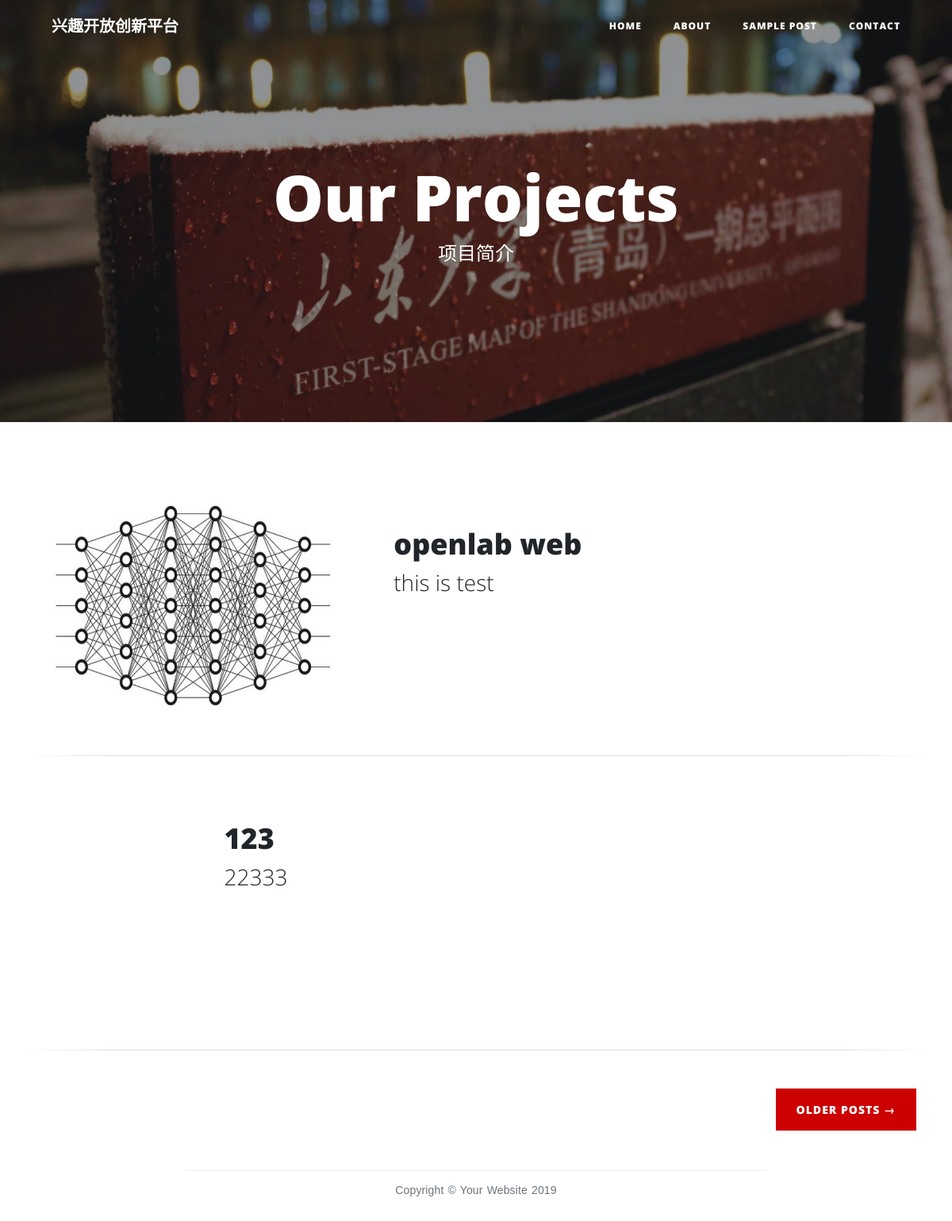
/projects/, run on the app's committed database.
### blog/models.py (models this page shows, shortened)
class Project(models.Model):
    name = models.ForeignKey(ProjectName, on_delete=models.CASCADE)
    body = models.TextField(blank=True)
    excerpt = models.CharField(max_length=200, blank=True)
    img = models.ImageField(upload_to='img/Project', blank=True)

class ProjectName(models.Model):
    name = models.CharField(max_length=100)
    def __str__(self):
        return self.name

### blog/views.py (the view)
# urls.py: url(r'^projects/', views.ProjectsView.as_view(), name='projects'),
class ProjectsView(ListView):
    model = Project
    template_name = 'blog/projects.html'
    context_object_name = 'project_list'

### templates/blog/projects.html (shortened to what this page needs)
{% load staticfiles %}
{% load blog_tags %}
<!DOCTYPE html>
<html lang="en">
<head>
    <link href="{% static 'css/bootstraps.min.css'%}" rel="stylesheet">
    <link rel="stylesheet" href="{% static 'blog/css/custom.css' %}">
    <link href="{% static 'css/all.min.css'%}" rel="stylesheet" type="text/css">
    <link href="{% static 'css/clean-blog.css'%}" rel="stylesheet">
</head>
<body>
    <nav class="navbar navbar-expand-lg navbar-light fixed-top" id="mainNav">
        <div class="container">
            <a class="navbar-brand" href="index.html">兴趣开放创新平台</a>
            <div class="collapse navbar-collapse" id="navbarResponsive">
                <ul class="navbar-nav ml-auto">
                    <li class="nav-item">
                        <a class="nav-link" href="/">Home</a>
                    </li>
                    <li class="nav-item">
                        <a class="nav-link" href="about.html">About</a>
                    </li>
                    <li class="nav-item">
                        <a class="nav-link" href="post.html">Sample Post</a>
                    </li>
                    <li class="nav-item">
                        <a class="nav-link" href="contact.html">Contact</a>
                    </li>
                </ul>
            </div>
        </div>
    </nav>
    <header class="masthead" style="background-image: url('/static/images/demo/mainpage.jpg')">
        <div class="overlay"></div>
        <div class="container">
            <div class="row">
                <div class="col-lg-8 col-md-10 mx-auto">
                    <div class="site-heading">
                        {%block header%}
                        <h1>Our Projects</h1>
                        <span class="subheading">项目简介</span>
                        {%endblock header%}
                    </div>
                </div>
            </div>
        </div>
    </header>
    {% block main %}
    <div class="container">
        <div class="row">
            {%block content%}
            {%for post in project_list %}
            {%if post.img.url in post.img.url%}
            <div class="col-lg-4 col-md-5 mx-auto mt-5">
                <a href="{{ post.get_absolute_url }}">
                    <div class="media">
                        <img class="mr-3 align-self-center" src="{{post.img.url}}" alt="{{post.number}}" style="height: 259px;width: 388px;">
                    </div>
                </a>
            </div>
            {%endif%}
            <div class="col-lg-7 col-md-10 mx-auto">
                <div class="post-preview">
                    <a href="{{ post.get_absolute_url }}">
                        <h5 class="post-title">
                            {{ post.name }}
                        </h5>
                        <h3 class="post-subtitle">
                            {{ post.excerpt }}
                        </h3>
                    </a>
                </div>
            </div>
            <hr>
            {%endfor%}
            {%endblock content%}
        </div>
        <div class="clearfix">
            <a class="btn btn-primary float-right mt-5" href="#">Older Posts &rarr;</a>
        </div>
    </div>
    {% endblock main %}
    <footer>
        <div class="container">
            <div class="row">
                <div class="col-lg-8 col-md-10 mx-auto">
                    <p class="copyright text-muted">Copyright &copy; Your Website 2019</p>
                </div>
            </div>
        </div>
    </footer>
</body>
</html>

### static/blog/css/custom.css (style rules this page uses)
* { outline: none; }
h1, h2, h3, h4, h5, h6 { margin-top: 0; }
a { color: #333; }
body { font-family: 'Lato', sans-serif; color: #444; }
p { font-family: 'Ubuntu', sans-serif; font-weight: 400; letter-spacing: .01em; word-spacing: 1px; }
img { max-width: 100%; }
.copyright { margin: 0; padding-top: 1em; text-align: center; color: #666; border-top: 1px solid #EEE; }
.overlay { position: fixed; top: 0; left: 0; width: 100%; height: 100%; background: #FFF; }

### static/css/clean-blog.css (style rules this page uses)
body { font-size: 20px; color: #212529; font-family: 'Lora', 'Times New Roman', serif; }
p { line-height: 1.5; margin: 30px 0; }
h1, h2, h3, h4, h5, h6 { font-weight: 800; font-family: 'Open Sans', 'Helvetica Neue', Helvetica, Arial, sans-serif; }
a { color: #212529; -webkit-transition: all 0.2s; transition: all 0.2s; }
#mainNav { position: absolute; border-bottom: 1px solid #e9ecef; background-color: white; font-family: 'Open Sans', 'Helvetica Neue', Helvetica, Arial, sans-serif; }
#mainNav .navbar-brand { font-weight: 800; color: #343a40; }
#mainNav .navbar-nav > li.nav-item > a { font-size: 12px; font-weight: 800; letter-spacing: 1px; text-transform: uppercase; }
@media only screen and (min-width: 992px) { #mainNav { border-bottom: 1px solid transparent; background: transparent; } }
@media only screen and (min-width: 992px) { #mainNav .navbar-brand { padding: 10px 20px; color: #fff; } }
@media only screen and (min-width: 992px) { #mainNav .navbar-nav > li.nav-item > a { padding: 10px 20px; color: #fff; } }
@media only screen and (min-width: 992px) { #mainNav { -webkit-transition: background-color 0.2s; transition: background-color 0.2s; -webkit-transform: translate3d(0, 0, 0); transform: translate3d(0, 0, 0); -webkit-backface-visibility: hidden; } }
header.masthead { margin-bottom: 50px; background: no-repeat center center; background-color: #868e96; background-attachment: scroll; position: relative; background-size: cover; }
header.masthead .overlay { position: absolute; top: 0; left: 0; height: 100%; width: 100%; background-color: #212529; opacity: 0.5; }
header.masthead .page-heading, header.masthead .post-heading, header.masthead .site-heading { padding: 200px 0 150px; color: white; }
@media only screen and (min-width: 768px) { header.masthead .page-heading, header.masthead .post-heading, header.masthead .site-heading { padding: 200px 0; } }
header.masthead .page-heading, header.masthead .site-heading { text-align: center; }
header.masthead .page-heading h1, header.masthead .site-heading h1 { font-size: 50px; margin-top: 0; }
header.masthead .page-heading .subheading, header.masthead .site-heading .subheading { font-size: 24px; font-weight: 300; line-height: 1.1; display: block; margin: 10px 0 0; font-family: 'Open Sans', 'Helvetica Neue', Helvetica, Arial, sans-serif; }
@media only screen and (min-width: 768px) { header.masthead .page-heading h1, header.masthead .site-heading h1 { font-size: 80px; } }
hr { clear: both; float: right; width: 100%; height: 1px; line-height: 1px; font-size: 0; border: none 0; margin: 1.4em 1.4em; border: none; background: #ddd; background-image: -webkit-gradient(linear,left bottom,right bottom,color-stop(0, rgb(255,255,255)), color-stop(0.1, rgb(221,221,221)),color-stop(0.9, rgb(221,221,221)),color-stop(1, rgb(255,255,255))); background-image: -webkit-linear-gradient(left center,rgb(255,255,255) 0%,rgb(221,221,221) 10%,rgb(221,221,221) 90%,rgb(255,255,255) 100%); background-image: -moz-linear-gradient(left center,rgb(255,255,255) 0%,rgb(221,221,221) 10%,rgb(221,221,221) 90%,rgb(255,255,255) 100%); background-image: -o-linear-gradient(left center,rgb(255,255,255) 0%,rgb(221,221,221) 10%,rgb(221,221,221) 90%,rgb(255,255,255) 100%); }
.post-preview { height: 288px; width: 606px; margin-top: 82px; }
.post-preview > a { color: #212529; }
.post-title { font-size: 30px; margin-top: 30px; margin-bottom: 10px; }
.post-subtitle { font-weight: 300; margin: 0 0 10px; }
@media only screen and (min-width: 768px) { .post-preview > a > .post-title { font-size: 36px; } }
footer { padding: 50px 0 65px; }
footer .copyright { font-size: 14px; margin-bottom: 0; text-align: center; }
.btn { font-size: 14px; font-weight: 800; padding: 15px 25px; letter-spacing: 1px; text-transform: uppercase; border-radius: 0; font-family: 'Open Sans', 'Helvetica Neue', Helvetica, Arial, sans-serif; }
.btn-primary { background-color: #cc0000; border-color: #cc0000; }

### data on the page
Project: img (picture), name "openlab web", excerpt "this is test"
Project: name "123", excerpt "22333"
